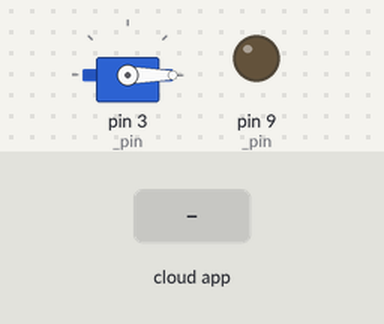
Recording of a sketch running on a simulated Arduino Uno, built with avr-gcc and run on an emulated ATmega328P. Parts: servo, output pins drawn as LEDs (lit = HIGH). The test bench sets the inputs (shaded band). The ROS host is connected and sends only what is stated; servo pulses on a pin are drawn as a servo (544–2400 µs = 0–180°); pins used as bus, display or sensor lines are not drawn.

Above: at 1.2 s.
1.3 s: the phone or cloud app sets speed_cmd to 45
At 2.5 s:
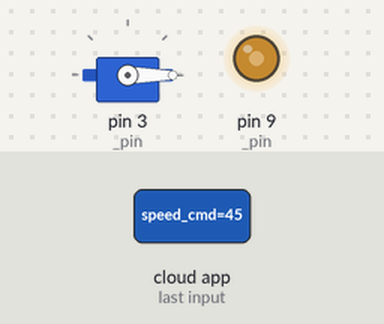
2.8 s: the phone or cloud app sets brake_cmd to 0
At 4.0 s:
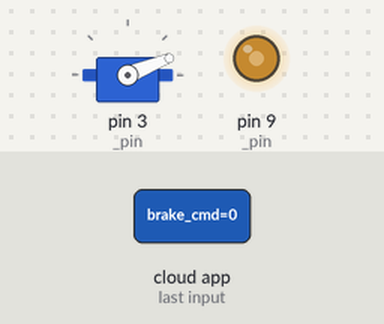
4.3 s: the phone or cloud app sets speed_cmd to 0
At 4.9 s:
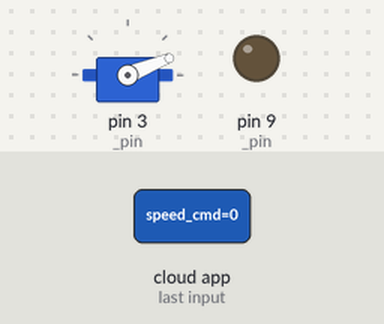
5.8 s: the phone or cloud app sets brake_cmd to 45
At 6.8 s:
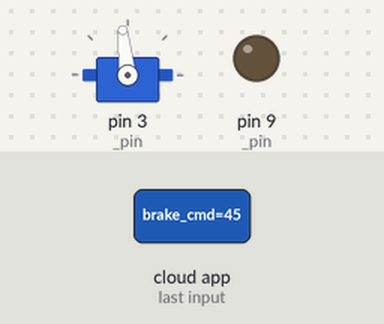
7.3 s: the phone or cloud app sets speed_cmd to 90
At 8.4 s:
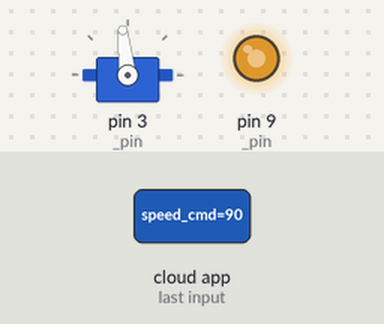
8.8 s: the phone or cloud app sets speed_cmd to 180
At 9.6 s:
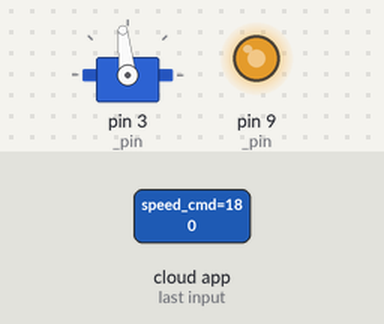
Timing chart, 0 to 11.3 s (numbered marks = the images above; inputs shaded):
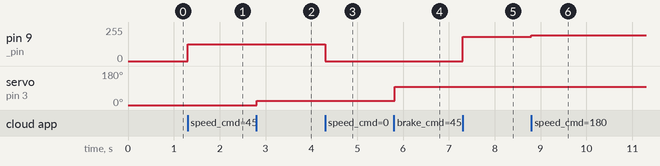

The sketch:

rear_wheel.ino
```cpp
#include "HP_DrivingMotor.h"
#include "HP_Brake.h"

HP::DrivingMotor driving_motor;
HP::Brake brake_servo;

#define voltage_min_mv 1400
#define voltage_max_mv 3800
#define pulse_min_us 800
#define pulse_max_us 1600

#define speed_max_cmd 100
#define brake_max_cmd 100

#include <ros.h>
#include <std_msgs/Int16.h>

ros::NodeHandle nh;

void speed_cb(const std_msgs::Int16& cmd_msg){
  if(cmd_msg.data != 0){
    driving_motor.write_voltage(map(cmd_msg.data, 1, speed_max_cmd, voltage_min_mv, voltage_max_mv));
  } else {
    driving_motor.write_ocr(0);
  }
}

void brake_cb(const std_msgs::Int16& cmd_msg){
  brake_servo.write(cmd_msg.data);
}

ros::Subscriber<std_msgs::Int16> speed_sub("speed_cmd", speed_cb);
ros::Subscriber<std_msgs::Int16> brake_sub("brake_cmd", brake_cb);

void setup() {
  nh.initNode();
  nh.subscribe(speed_sub);
  nh.subscribe(brake_sub);
  driving_motor.begin();
  driving_motor.set_voltage_range(voltage_min_mv, voltage_max_mv);
  brake_servo.begin();
  brake_servo.set_rotation_range(0, brake_max_cmd);
  brake_servo.set_pulse_range(pulse_min_us, pulse_max_us);
}

void loop() {
  nh.spinOnce();
}
```

HP_Brake.cpp
```cpp
#include "HP_Brake.h"

namespace HP {
  void Brake::begin() {
    pinMode(_pin, OUTPUT);
    digitalWrite(_pin, LOW);
    TCCR2A = _BV(COM2A0) | _BV(COM2B1) | _BV(WGM20);
    TCCR2B = _BV(WGM22) | _BV(CS22)| _BV(CS21)| _BV(CS20);           //
    OCR2A = _output_ocr_max;
    OCR2B = 4;
  }

  void Brake::end() {

  }

  uint16_t Brake::get_pulse_max() {
    return _pulse_max_us;
  }

  uint16_t Brake::get_pulse_min() {
    return _pulse_min_us;
  }

  int16_t Brake::get_rotation_start() {
    return _rotation_start_min;
  }

  int16_t Brake::get_rotation_end() {
    return _rotation_end_min;
  }

  void Brake::set_pulse_range(uint16_t pulse_min_us, uint16_t pulse_max_us) {
    if(pulse_min_us < pulse_max_us) {
      _pulse_min_us = pulse_min_us;
      _pulse_max_us = pulse_max_us;
    } else {
      _pulse_min_us = pulse_max_us;
      _pulse_max_us = pulse_min_us;
    }
    _pulse_max_us = (_pulse_max_us < _output_pulse_max_us) ? _pulse_max_us : _output_pulse_max_us;
  }

  void Brake::set_rotation_range(int16_t rotation_start_min, int16_t rotation_end_min) {
    _rotation_direction = (rotation_start_min < rotation_end_min) ? CW : CCW;
    _rotation_start_min = rotation_start_min;
    _rotation_end_min = rotation_end_min;
  }

  int16_t Brake::read() {
    return read_rotation();
  }

  uint8_t Brake::read_ocr() {
    return OCR2B;
  }

  uint16_t Brake::read_pulse() {
    return ocr_to_pulse(read_ocr());
  }

  int16_t Brake::read_rotation() {
    return min_to_deg(ocr_to_rotation(read_ocr()));
  }

  int16_t Brake::read_rotation_min() {
    return ocr_to_rotation(read_ocr());
  }

  void Brake::write(int16_t rotation_deg) {
    write_rotation(rotation_deg);
  }

  void Brake::write_ocr(uint8_t ocr) {
    if(ocr == 0) {
      digitalWrite(_pin, LOW);
    } else if(ocr >= _output_ocr_max) {
      digitalWrite(_pin, HIGH);
    } else {
      TCCR2A |= _BV(COM2B1);
      OCR2B = ocr;
    }
  }

  void Brake::write_pulse(uint16_t pulse_us) {
    pulse_us = (pulse_us > _pulse_max_us) ? _pulse_max_us : (pulse_us < _pulse_min_us) ? _pulse_min_us : pulse_us;
    write_ocr(pulse_to_ocr(pulse_us));
  }

  void Brake::write_rotation(int16_t rotation_deg) {
    write_rotation_min(deg_to_min(rotation_deg));
  }

  void Brake::write_rotation_min(int16_t rotation_min) {
    switch(_rotation_direction) {
      case CCW :
        rotation_min = (rotation_min > _rotation_end_min) ? _rotation_end_min : (rotation_min < _rotation_start_min) ? _rotation_start_min : rotation_min;
        break;
      case CW :
        rotation_min = (rotation_min > _rotation_start_min) ? _rotation_start_min : (rotation_min < _rotation_end_min) ? _rotation_end_min : rotation_min;
        break;
    }
    write_ocr(rotation_to_ocr(rotation_min));
  }

  // private

  uint8_t Brake::pulse_to_ocr(uint16_t pulse_us) {
    return map(pulse_us, 0, _output_pulse_max_us, 0, _output_ocr_max);
  }

  uint16_t Brake::ocr_to_pulse(uint8_t ocr) {
    return map(ocr, 0, _output_ocr_max, 0, _output_pulse_max_us);
  }

  int16_t Brake::pulse_to_rotation(uint16_t pulse_us) {
    switch(_rotation_direction) {
      case CCW :
        return map(pulse_us, _pulse_min_us, _pulse_max_us, _rotation_start_min, _rotation_end_min);
        break;
      case CW :
        return map(pulse_us, _pulse_min_us, _pulse_max_us, _rotation_end_min, _rotation_start_min);
        break;
    }
  }

  uint16_t Brake::rotation_to_pulse(int16_t rotation_min) {
    switch(_rotation_direction) {
      case CCW :
        return map(rotation_min, _rotation_start_min, _rotation_end_min, _pulse_min_us, _pulse_max_us);
        break;
      case CW :
        return map(rotation_min, _rotation_end_min, _rotation_start_min, _pulse_min_us, _pulse_max_us);
        break;
    }
  }

  uint8_t Brake::rotation_to_ocr(int16_t rotation_min) {
    return pulse_to_ocr(rotation_to_pulse(rotation_min));
  }

  int16_t Brake::ocr_to_rotation(uint8_t ocr) {
    return pulse_to_rotation(ocr_to_pulse(ocr));
  }


}
```

HP_Brake.h
```cpp
#ifndef HP_BRAKE
#define HP_BRAKE

// For Arduino 1.0 and earlier
#if defined(ARDUINO) && ARDUINO >= 100
  #include "Arduino.h"
#else
  #include "WProgram.h"
#endif

#define deg_to_min(deg) (deg * 60)
#define min_to_deg(mins) (mins / 60)

namespace HP {
  class Brake{
    public:
      void begin();
      void end();

      uint16_t get_pulse_max();
      uint16_t get_pulse_min();
      int16_t get_rotation_start();
      int16_t get_rotation_end();

      void set_pulse_range(uint16_t pulse_min_us, uint16_t pulse_max_us);
      void set_rotation_range(int16_t rotation_start_min, int16_t rotation_end_min);

      int16_t read();
      uint8_t read_ocr();
      uint16_t read_pulse();
      int16_t read_rotation();
      int16_t read_rotation_min();

      void write(int16_t rotation_deg);
      void write_ocr(uint8_t ocr);
      void write_pulse(uint16_t pulse_us);
      void write_rotation(int16_t rotation_deg);
      void write_rotation_min(int16_t rotation_min);

    private:
      // Note: This class also need pin 11, so do not use pin 11 as other usage
      uint8_t _pin = 3;
      uint8_t _output_ocr_max = 156;
      uint16_t _output_pulse_max_us = 20000, _pulse_max_us = 2250, _pulse_min_us = 750;
      int16_t  _rotation_start_min = -5400, _rotation_end_min = 5400;
      enum Rotation_Direction {CCW, CW} _rotation_direction = CW;

      uint8_t pulse_to_ocr(uint16_t pulse_us);
      uint16_t ocr_to_pulse(uint8_t ocr);
      int16_t pulse_to_rotation(uint16_t pulse_us);
      uint16_t rotation_to_pulse(int16_t rotation_min);
      uint8_t rotation_to_ocr(int16_t rotation_min);
      int16_t ocr_to_rotation(uint8_t ocr);
  };
}
#endif
```

HP_DrivingMotor.cpp
```cpp
#include "HP_DrivingMotor.h"

namespace HP {
  void DrivingMotor::begin() {
    // setup _pin as pwm  with ___ Hz
    pinMode(_pin, OUTPUT);
    digitalWrite(_pin, LOW);
    TCCR1A = _BV(COM1A1) | _BV(WGM11) | _BV(WGM10);
    TCCR1B = _BV(WGM12) | _BV(CS10);
  }

  void DrivingMotor::end() {
    // close
    write_ocr(0);
  }

  uint16_t DrivingMotor::get_voltage_max() {
    return _voltage_max_mv;
  }

  uint16_t DrivingMotor::get_voltage_min() {
    return _voltage_min_mv;
  }

  void DrivingMotor::set_voltage_range(uint16_t voltage_min_mv, uint16_t voltage_max_mv) {
    if(voltage_min_mv < voltage_max_mv) {
      _voltage_min_mv = voltage_min_mv;
      _voltage_max_mv = voltage_max_mv;
    } else {
      _voltage_min_mv = voltage_max_mv;
      _voltage_max_mv = voltage_min_mv;
    }
    _voltage_max_mv = (_voltage_max_mv <= _output_voltage_max_mv) ? _voltage_max_mv : _output_voltage_max_mv;
  }

  uint16_t DrivingMotor::read_voltage() {
    return ocr_to_voltage(OCR1A);
  }

  void DrivingMotor::write_ocr(uint16_t ocr) {
    if(ocr == 0) {
      digitalWrite(_pin, LOW);
    } else if(ocr >= _output_ocr_max) {
      digitalWrite(_pin, HIGH);
    } else {
      TCCR1A |= _BV(COM1A1);
      OCR1A = ocr;
    }
  }

  void DrivingMotor::write_duty(uint16_t duty_permille) {
    duty_permille = (duty_permille <= 1000) ? duty_permille : 1000;
    write_ocr(map(duty_permille, 0, 1000, 0, _output_ocr_max));
  }

  void DrivingMotor::write_voltage(uint16_t voltage_mv) {
    voltage_mv = (voltage_mv >= _voltage_max_mv) ? _voltage_max_mv : ((voltage_mv <= _voltage_min_mv) ? _voltage_min_mv : voltage_mv);
    write_ocr(voltage_to_ocr(voltage_mv));
  }

  // private

  uint16_t DrivingMotor::voltage_to_ocr(uint16_t voltage_mv) {
    return map(voltage_mv, 0, _output_voltage_max_mv, 0, _output_ocr_max);
  }

  uint16_t DrivingMotor::ocr_to_voltage(uint16_t ocr) {
    return map(ocr, 0, _output_ocr_max, 0, _output_voltage_max_mv);
  }
}
```

HP_DrivingMotor.h
```cpp
// (licence header left out)
#ifndef HP_DrivingMotor
#define HP_DrivingMotor

// For Arduino 1.0 and earlier
#if defined(ARDUINO) && ARDUINO >= 100
  #include "Arduino.h"
#else
  #include "WProgram.h"
#endif

namespace HP {
  class DrivingMotor {
    public:
      void begin();
      void end();

      uint16_t get_voltage_max();
      uint16_t get_voltage_min();

      void set_voltage_range(uint16_t voltage_min_mv, uint16_t voltage_max_mv);

      uint16_t read_voltage();

      void write_ocr(uint16_t ocr);
      void write_duty(uint16_t duty_permille);
      void write_voltage(uint16_t voltage_mv);

    private:
      uint8_t _pin = 9;
      uint16_t _output_ocr_max = 1023, _output_voltage_max_mv = 5000, _voltage_max_mv = 5000, _voltage_min_mv = 0;
      uint16_t voltage_to_ocr(uint16_t voltage_mv);
      uint16_t ocr_to_voltage(uint16_t ocr);
  };
}
#endif
```

Measured:
- after the input at 1.3 s, pin 9 (_pin): 0/255 → 126/255 at once
- after the input at 2.8 s, servo on pin 3 (_pin): 0° → 22° at once
- after the input at 4.3 s, pin 9 (_pin): 126/255 → 0/255 at once
- after the input at 5.8 s, servo on pin 3 (_pin): 22° → 96° at once
- after the input at 7.3 s, pin 9 (_pin): 0/255 → 181/255 at once
- after the input at 8.8 s, pin 9 (_pin): 181/255 → 194/255 at once
